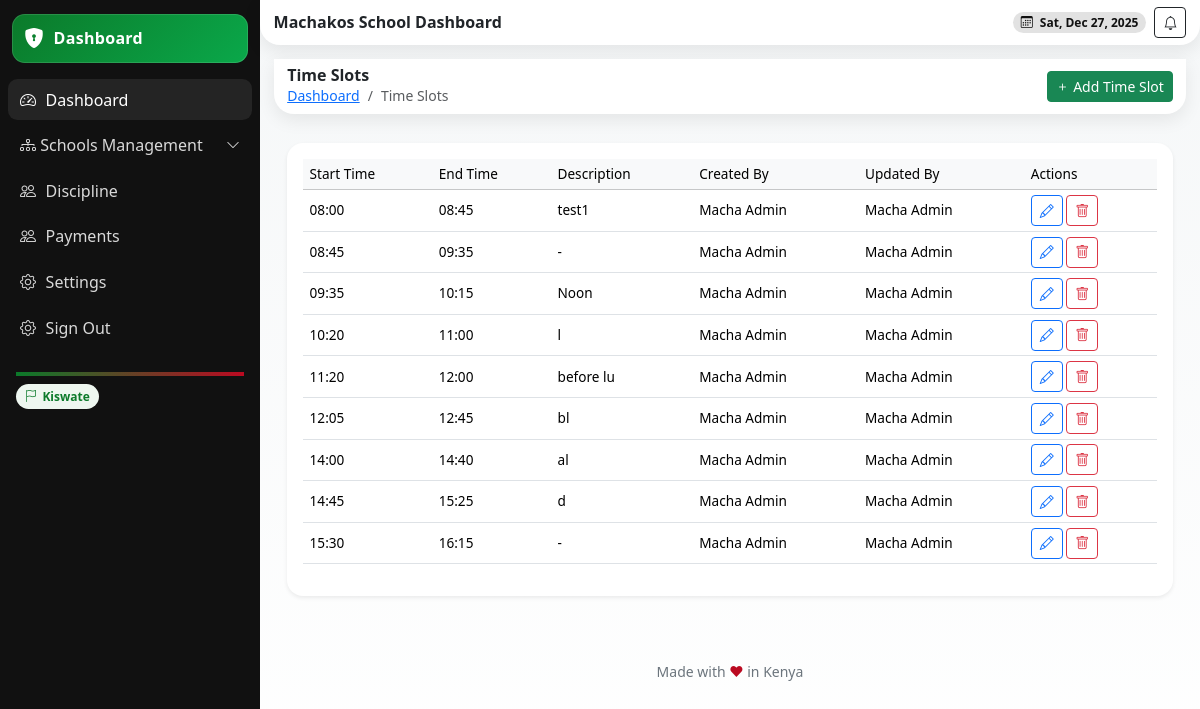
/time-slots/ (signed in), run on the app's committed database.
### school/models.py (models this page shows, shortened)
class School(models.Model):
    name = models.CharField(max_length=255)
    school_admin = models.OneToOneField(User, on_delete=models.CASCADE, related_name='school_admin_profile')
    code = models.CharField(max_length=50, unique=True)
    address = models.TextField(blank=True)
    contact_email = models.EmailField()
    contact_phone = models.CharField(max_length=15)
    county = models.ForeignKey(County, on_delete=models.SET_NULL, null=True, blank=True)
    city = models.ForeignKey(City, on_delete=models.SET_NULL, null=True, blank=True)
    constituency = models.ForeignKey(Constituency, on_delete=models.SET_NULL, null=True, blank=True)
    sub_county = models.ForeignKey(SubCounty, on_delete=models.SET_NULL, null=True, blank=True)
    ward = models.ForeignKey(Ward, on_delete=models.SET_NULL, null=True, blank=True)
    created_at = models.DateTimeField(auto_now_add=True)
    is_active = models.BooleanField(default=True)

class TimeSlot(models.Model):
    start_time = models.TimeField()
    end_time = models.TimeField()
    description = models.CharField(max_length=100, blank=True)
    school = models.ForeignKey('School', on_delete=models.CASCADE, related_name='time_slots')
    created_at = models.DateTimeField(auto_now_add=True)
    created_by = models.ForeignKey('StaffProfile', on_delete=models.SET_NULL, null=True, related_name='created_time_slots')
    updated_at = models.DateTimeField(auto_now=True)
    updated_by = models.ForeignKey('StaffProfile', on_delete=models.SET_NULL, null=True, related_name='updated_time_slots')
    class Meta:
        unique_together = ['school', 'start_time', 'end_time']
        ordering = ['start_time']

class StaffProfile(models.Model):
    user = models.OneToOneField(User, on_delete=models.CASCADE)
    staff_id = models.CharField(max_length=50, unique=True, db_index=True)
    date_of_birth = models.DateField(blank=True, null=True)
    gender = models.CharField(max_length=10, choices=GENDER_CHOICES, blank=True)
    employment_date = models.DateField(blank=True, null=True)
    position = models.CharField(max_length=100, choices=POSITION_CHOICES)
    tsc_number = models.CharField(max_length=50, unique=True, blank=True, null=True)
    qualification = models.TextField(blank=True, null=True)
    subjects = models.ManyToManyField(Subject, related_name='teachers_subjects', blank=True, null=True)  # Changed(max_length=255, blank=True, null=True)
    bio = models.TextField(blank=True, null=True)
    profile_picture = models.ImageField(upload_to='teachers/', blank=True, null=True)
    school = models.ForeignKey(School, on_delete=models.CASCADE)
    department = models.CharField(max_length=50, blank=True)  # e.g., 'Dining Hall', 'School Gate'
    roles = models.ManyToManyField(Role, blank=True, related_name='staff_members')

### userauths/models.py (models this page shows, shortened)
class User(AbstractUser):
    COUNTRY_CURRENCY_MAP = {
        'KENYA': 'KES',
        'UGANDA': 'UGX',
    }
    username = None  # Disable username field
    phone_number = models.CharField(max_length=15, unique=True)
    country = models.CharField(max_length=15,blank=True, null=True)
    email = models.EmailField(unique=True)
    first_name = models.CharField(max_length=50)
    last_name = models.CharField(max_length=50)
    is_staff = models.BooleanField(default=False)
    is_superuser = models.BooleanField(default=False)
    is_admin = models.BooleanField(default=False)
    school_staff = models.BooleanField(default=False)
    is_student = models.BooleanField(default=False)
    is_teacher = models.BooleanField(default=False)
    is_parent = models.BooleanField(default=False)
    is_active = models.BooleanField(default=True)
    is_verified = models.BooleanField(default=False)
    created_at = models.DateTimeField(auto_now_add=True)
    updated_at = models.DateTimeField(auto_now=True)
    objects = CustomUserManager()
    USERNAME_FIELD = 'email'  # Use email as the username field
    REQUIRED_FIELDS = ['first_name', 'last_name', 'phone_number']  # Required fields for createsuperuser
    class Meta:
        ordering = ['-created_at']

### school/views.py (the view)
# urls.py: path('time-slots/', views.time_slot_list, name='time-slot-list'),
@login_required
def time_slot_list(request):
    school_profile = getattr(request.user, 'school_admin_profile', None)
    if not school_profile:
        messages.error(request, "Access denied.")
        return redirect('school:dashboard')
    school = school_profile
    slots = TimeSlot.objects.filter(school=school)
    form = TimeSlotForm(school=school)  # Empty form for modal
    return render(request, "school/time_slots.html", {
        "slots": slots,
        "school": school,
        "form": form,  # Enables {{ form.field }} in template
    })

### templates/school/time_slots.html (shortened to what this page needs)
{% extends 'school/base.html' %}
{% block content %}
<header class="header d-flex align-items-center justify-content-between mb-3">
  <div>
    <h6 class="m-0 fw-bold">Time Slots</h6>
    <nav aria-label="breadcrumb" class="small">
      <ol class="breadcrumb mb-0">
        <li class="breadcrumb-item"><a href="{% url 'school:dashboard' %}">Dashboard</a></li>
        <li class="breadcrumb-item active" aria-current="page">Time Slots</li>
      </ol>
    </nav>
  </div>
  <div>
    <button class="btn btn-sm btn-success" data-bs-toggle="modal" data-bs-target="#timeSlotModal" data-mode="create">
      <i class="bi bi-plus"></i> Add Time Slot
    </button>
  </div>
</header>
<section class="content container-fluid">
  <div class="card shadow-sm border-0 rounded-4">
    <div class="card-body">
      <div class="table-responsive">
        <table class="table table-hover align-middle">
          <thead class="table-light">
            <tr>
              <th>Start Time</th>
              <th>End Time</th>
              <th>Description</th>
              <th>Created By</th>
              <th>Updated By</th>
              <th>Actions</th>
            </tr>
          </thead>
          <tbody>
            {% for slot in slots %}
            <tr>
              <td>{{ slot.start_time|time:"H:i" }}</td>
              <td>{{ slot.end_time|time:"H:i" }}</td>
              <td>{{ slot.description|default:"-" }}</td>
              <td>{{ slot.created_by.user.get_full_name|default:"System" }}</td>
              <td>{{ slot.updated_by.user.get_full_name|default:"-" }}</td>
              <td>
                <button class="btn btn-sm btn-outline-primary"
                        data-bs-toggle="modal"
                        data-bs-target="#timeSlotModal"
                        data-mode="edit"
                        data-id="{{ slot.id }}"
                        data-start="{{ slot.start_time|time:'H:i' }}"
                        data-end="{{ slot.end_time|time:'H:i' }}"
                        data-description="{{ slot.description|default:'' }}">
                  <i class="bi bi-pencil"></i>
                </button>
                <button class="btn btn-sm btn-outline-danger"
                        data-bs-toggle="modal"
                        data-bs-target="#deleteModal"
                        data-id="{{ slot.id }}"
                        data-description="{{ slot.description|default:'N/A' }}">
                  <i class="bi bi-trash"></i>
                </button>
              </td>
            </tr>
            {% empty %}
            <tr>
              <td colspan="6" class="text-center text-muted py-4">No time slots found.</td>
            </tr>
            {% endfor %}
          </tbody>
        </table>
      </div>
    </div>
  </div>
</section>
{% endblock %}

### templates/school/base.html (shortened to what this page needs)
{% load static %}
{% load tz %}
{% load widget_tweaks %}
{% load dict_extras %}
{% load dict_filters %}
<!DOCTYPE html>
<html lang="en">
<head>
  <link href="https://cdn.jsdelivr.net/npm/bootstrap@5.3.3/dist/css/bootstrap.min.css" rel="stylesheet" />
  <link href="https://cdn.jsdelivr.net/npm/bootstrap-icons@1.11.3/font/bootstrap-icons.css" rel="stylesheet" />
  <link href="https://cdn.jsdelivr.net/npm/aos@2.3.4/dist/aos.css" rel="stylesheet" />
</head>
<body>
  <div class="app">
    <aside class="sidebar" id="sidebar">
      <div class="brand" data-aos="fade-right">
        <i class="bi bi-shield-lock-fill"></i>
         <span>{% if request.user.is_superuser %}Admin Dashboard{% elif request.user.is_teacher %} Teacher Dashboard
          {% elif request.user.is_parent %} Parent Dashboard{% elif request.user.is_student %} Student Dashboard{% elif request.user.is_school_staff %} Staff Dashboard {% else %} Dashboard {% endif %}</span></a>
      </div>
      <nav class="d-flex flex-column gap-1">
      <a class="side-link active" href="{% url 'school:dashboard' %}">
        <i class="bi bi-speedometer2"></i> Dashboard
      </a>
      <a class="side-link d-flex justify-content-between align-items-center"
        data-bs-toggle="collapse" href="#agencyMenu" role="button" aria-expanded="false" aria-controls="agencyMenu">
        <span><i class="bi bi-diagram-3"></i> Schools Management</span>
        <i class="bi bi-chevron-down small"></i>
      </a>
      <a class="side-link" href="{% url 'school:school-discipline' %}"><i class="bi bi-people"></i> Discipline</a>
      <a class="side-link" href=""><i class="bi bi-people"></i> Payments</a>
      <a class="side-link" href="{% url 'school:school-settings' %}"><i class="bi bi-gear"></i> Settings</a>
      <a class="side-link" href="{% url 'userauths:sign-out' %}">
        <i class="bi bi-gear"></i> Sign Out
      </a>
    </nav>
      <div class="mt-3 p-2 small text-secondary">
        <div class="k-accent mb-2"></div>
        <div><span class="k-pill"><i class="bi bi-flag"></i> Kiswate</span></div>
      </div>
    </aside>
    <main class="main">
      <header class="header d-flex align-items-center justify-content-between">
        <div class="d-flex align-items-center gap-2">
          <h6 class="m-0 fw-bold">{{school.name}} Dashboard</h6>
        </div>
        <div class="d-flex align-items-center gap-2">
          <span class="badge badge-dark rounded-pill px-2 py-1"><i class="bi bi-calendar3 me-1"></i> <span id="today"></span></span>
          <button class="btn btn-sm btn-outline-dark"><i class="bi bi-bell"></i></button>
        </div>
      </header>
      <section class="content container-fluid" style="min-height: 600px;">
        {% block content %} {% endblock %}
      </section>
      <div class="text-center small text-secondary my-3">Made with <span style="color:var(--kenya-red)">❤</span> in Kenya</div>
    </main>
  </div>
</body>
</html>

### templates/school/base.html (style rules this page uses)
:root { --kenya-green: #0b7a2a; --kenya-red: #bb0a21; --kenya-black: #111111; --kenya-white: #ffffff; --kenya-grey: #f5f7f8; --radius-xl: 1.25rem; --shadow-soft: 0 6px 18px rgba(0,0,0,.08); --space-compact: .5rem; }
html, body { height: 100%; }
body { background: linear-gradient(180deg, var(--kenya-grey), #fff); }
.app { display: grid; grid-template-columns: 260px 1fr; min-height: 100vh; }
.sidebar { background: var(--kenya-black); color: var(--kenya-white); position: sticky; top: 0; height: 100vh; padding: var(--space-compact); }
.brand { display: flex; align-items: center; gap: .6rem; padding: .6rem .75rem; border-radius: .8rem; background: linear-gradient(135deg, var(--kenya-green), #0aa84a); box-shadow: inset 0 0 0 1px rgba(255,255,255,.12); margin: .35rem .25rem 1rem; }
.brand i { font-size: 1.25rem; color: var(--kenya-white); }
.brand span { font-weight: 700; letter-spacing: .3px; }
.side-link { color: #d9d9d9; text-decoration: none; display: flex; align-items: center; gap: .6rem; padding: .55rem .75rem; border-radius: .6rem; }
.side-link:hover, .side-link.active { background: rgba(255,255,255,.08); color: #fff; }
.header { background: #fff; box-shadow: var(--shadow-soft); border-radius: 0 0 var(--radius-xl) var(--radius-xl); padding: .45rem .85rem; position: sticky; top: 0; z-index: 10; }
.content { padding: .85rem; }
.k-pill { display: inline-flex; align-items: center; gap: .35rem; border-radius: 999px; padding: .2rem .55rem; font-size: .75rem; background: #eef7f0; color: var(--kenya-green); font-weight: 600; }
.k-accent { height: 4px; background: linear-gradient(90deg, var(--kenya-green), var(--kenya-red)); }
.badge-dark { background: rgba(17,17,17,.12); color: var(--kenya-black); }
.table { font-size: 0.85rem; }
.table td, .table th { padding: 0.3rem 0.4rem; vertical-align: middle; }
.table thead th { font-weight: 500; background-color: #f8f9fa; }

### data on the page
School: name "Machakos School"
TimeSlot: start_time "08:00", end_time "08:45", description "test1", created_by.user.get_full_name "Macha Admin", updated_by.user.get_full_name "Macha Admin"
TimeSlot: start_time "08:45", end_time "09:35", description "-", created_by.user.get_full_name "Macha Admin", updated_by.user.get_full_name "Macha Admin"
TimeSlot: start_time "09:35", end_time "10:15", description "Noon", created_by.user.get_full_name "Macha Admin", updated_by.user.get_full_name "Macha Admin"
TimeSlot: start_time "10:20", end_time "11:00", description "l", created_by.user.get_full_name "Macha Admin", updated_by.user.get_full_name "Macha Admin"
TimeSlot: start_time "11:20", end_time "12:00", description "before lu", created_by.user.get_full_name "Macha Admin", updated_by.user.get_full_name "Macha Admin"
TimeSlot: start_time "12:05", end_time "12:45", description "bl", created_by.user.get_full_name "Macha Admin", updated_by.user.get_full_name "Macha Admin"
TimeSlot: start_time "14:00", end_time "14:40", description "al", created_by.user.get_full_name "Macha Admin", updated_by.user.get_full_name "Macha Admin"
TimeSlot: start_time "14:45", end_time "15:25", description "d", created_by.user.get_full_name "Macha Admin", updated_by.user.get_full_name "Macha Admin"
TimeSlot: start_time "15:30", end_time "16:15", description "-", created_by.user.get_full_name "Macha Admin", updated_by.user.get_full_name "Macha Admin"
